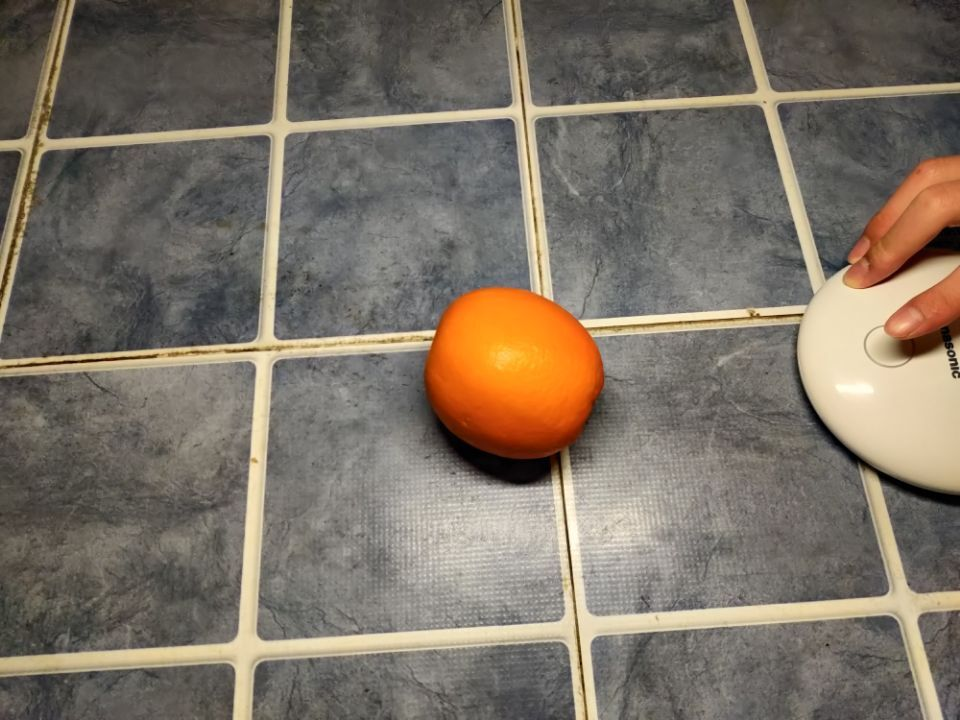
//> input picture 作业3/orange.jpg, 960 x 720 px
$ ./orange   (built with g++ and OpenCV 4)
//> lines starting //> are read from the running program, lines starting //| are printed output that depends on the picture; after the words box and inside, x2 and y2 are one past the last pixel; in counts of white or black regions, pixels touching at a corner belong together
// orange2.cpp : 此文件包含 "main" 函数。程序执行将在此处开始并结束。
//
#include <opencv2/opencv.hpp>
#include <opencv2/imgproc/imgproc.hpp>
#include <opencv2/highgui/highgui.hpp>
#include <vector>
#include <iostream>

using namespace std;
using namespace cv;

int main()
{

    //需要用绝对路径修改图片路径

    Mat img = imread("/home/milo/Projects/作业3/orange.jpg"), dst, hsv;
//> img is the input picture: 720 rows x 960 cols, CV_8UC3; mean B, G, R 101.6, 114.3, 124.3
    Mat draw;
    img.copyTo(draw);
    vector<vector<Point>> contours;
    vector<Vec4i> hierachy;

    dst = img.clone();
    //cvtColor(img, hsv, COLOR_BGR2GRAY);
    //Scalar color_min(16, 43, 46);
    //Scalar color_max(34, 255, 255);
    inRange(img, Scalar(0, 0, 46), Scalar(34, 255,255), dst);
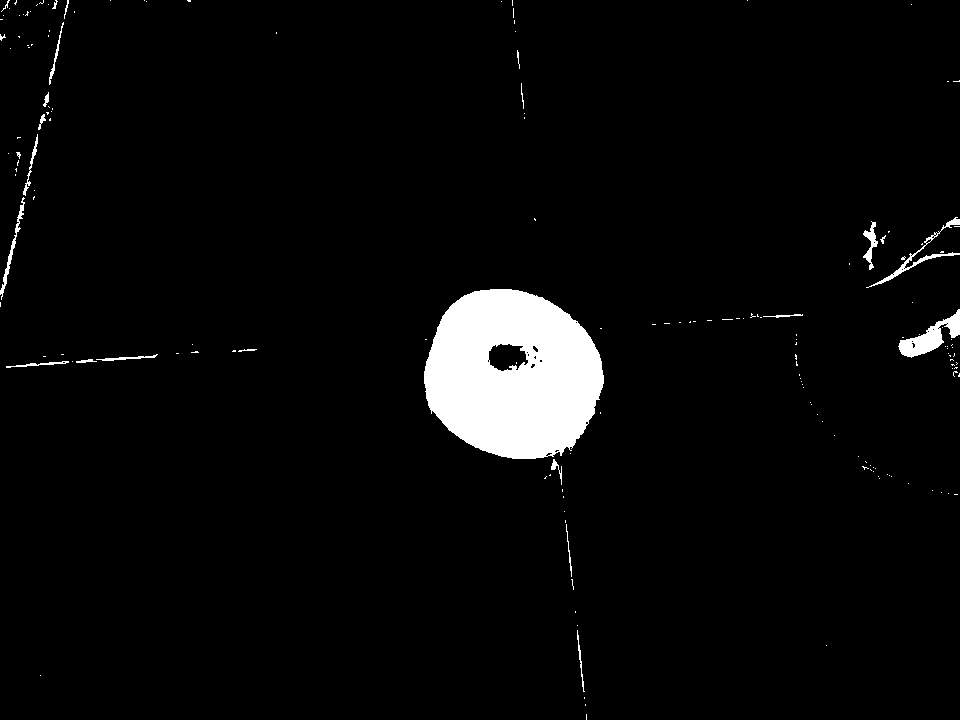
//> dst: 720 rows x 960 cols, CV_8UC1; 3.9% white; 171 white regions (147 under 20 px)
    imshow("直方图", dst);
    //waitKey(0);

    findContours(dst, contours, hierachy, RETR_EXTERNAL, CHAIN_APPROX_SIMPLE, Point(-1, -1));
//> contours = 170 contours, 155 with area under 20; largest, box (x1, y1, x2, y2) and area: (423, 288, 603, 458) 23542, (897, 308, 959, 357) 1046, (865, 216, 959, 287) 388, (862, 220, 877, 269) 216, (-1, 196, 24, 299) 213
    vector<vector<Point>> contours_ploy(contours.size()); //使描绘轮廓的向量与原得到的轮廓向量有相同的大小。
//> contours_ploy = 170 empty contours
    vector<Rect> ploy_rect(contours.size());
    vector<Point2f> ccs(contours.size());
    vector<float> radius(contours.size());

    for (size_t i = 0; i < contours.size(); i++) {
        approxPolyDP(contours[i], contours_ploy[i], 3, true);
        minEnclosingCircle(contours_ploy[i], ccs[i], radius[i]);
    }
//> after the loop, contours_ploy = 170 contours, 163 with area under 20; largest, box (x1, y1, x2, y2) and area: (423, 288, 603, 458) 23360, (899, 308, 959, 357) 1070, (865, 216, 959, 287) 570, (862, 220, 877, 269) 238, (0, 196, 23, 299) 190, (550, 458, 561, 484) 38, (37, 113, 45, 129) 26; ccs = 170 Points (x, y), first 12: [585, 715.5], [584, 703], [583, 696], [39, 674], [825, 644], [579.5, 659.5], [576, 624], [574, 610], [571, 583], [567.5, 549], [564, 519], [563, 510]; radius = 170 values, max 94.18 at index 100, min 0.0001 at index 1, mean 3.78


    for (size_t i = 0; i < contours.size(); i++) {
        if (radius[i] > 50) {
            Mat ROI = dst(Rect((int)ccs[i].x, (int)ccs[i].y, (int)radius[i]/2, (int)radius[i]/2));
            //dst = ROI.clone();
            //inRange(ROI, Scalar(0, 0, 46), Scalar(34, 255, 255), dst1);
            Mat_<uchar>::iterator itor = ROI.begin<uchar>();
            Mat_<uchar>::iterator itorEnd = ROI.end<uchar>();
            int w_count = 0, b_count = 0;
            for (; itor != itorEnd; ++itor) {
                if ((*itor) > 0)
                    w_count++;
                else b_count++;
            }
            if (w_count - b_count > 500) {


                //for (size_t t = 0; t < contours.size(); t++) {
                    Scalar color = Scalar(0, 255, 0);
                    circle(draw, ccs[i], (int)radius[i], color, 2, 8);
                //}


            }
        }
    }
//> this loop made 170 passes
//> (w_count, b_count) on passes 101, 111, 112: (2209, 0), (122, 662), (24, 652)
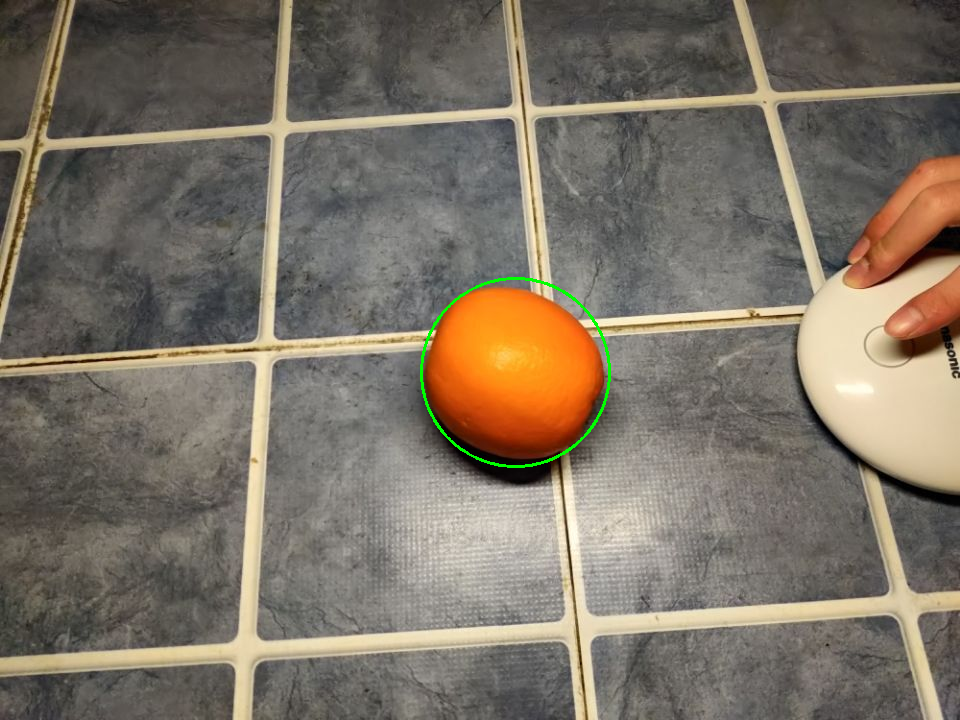
//> draw: 720 rows x 960 cols, CV_8UC3; 0.25% of pixels changed, all inside (x1, y1, x2, y2) = (420, 277, 611, 468)
    imshow("检测", draw);
    waitKey(0);
    return 0;


}

// 运行程序: Ctrl + F5 或调试 >“开始执行(不调试)”菜单
// 调试程序: F5 或调试 >“开始调试”菜单

// 入门使用技巧:
//   1. 使用解决方案资源管理器窗口添加/管理文件
//   2. 使用团队资源管理器窗口连接到源代码管理
//   3. 使用输出窗口查看生成输出和其他消息
//   4. 使用错误列表窗口查看错误
//   5. 转到“项目”>“添加新项”以创建新的代码文件，或转到“项目”>“添加现有项”以将现有代码文件添加到项目
//   6. 将来，若要再次打开此项目，请转到“文件”>“打开”>“项目”并选择 .sln 文件
